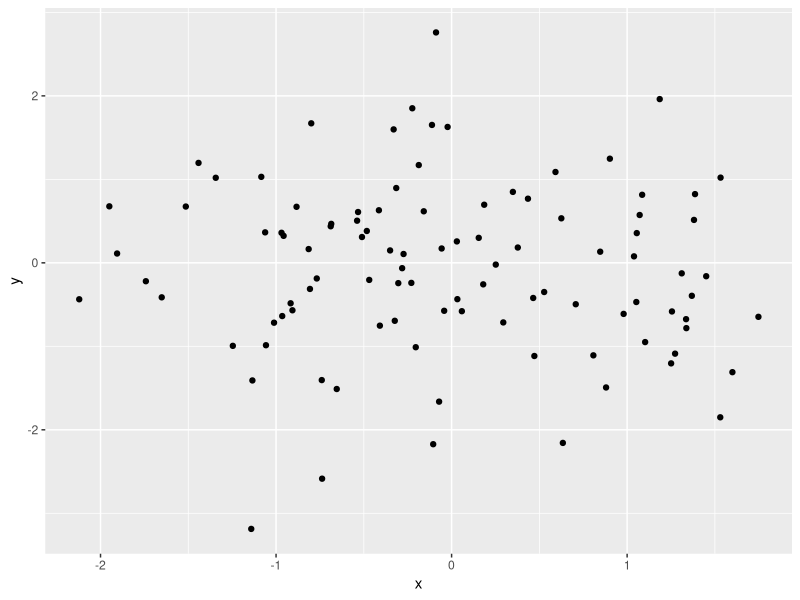

Reproduce this figure in R.
# # github setup
# library(usethis)
# use_git()
# create_github_token()
# 
# library(gitcreds)
# gitcreds_set()
# 
# use_github()

# libraries
library(data.table)
library(ggplot2)

dt.test = data.table(x=rnorm(100),y=rnorm(100))
ggplot(dt.test,aes(x,y)) + geom_point()
